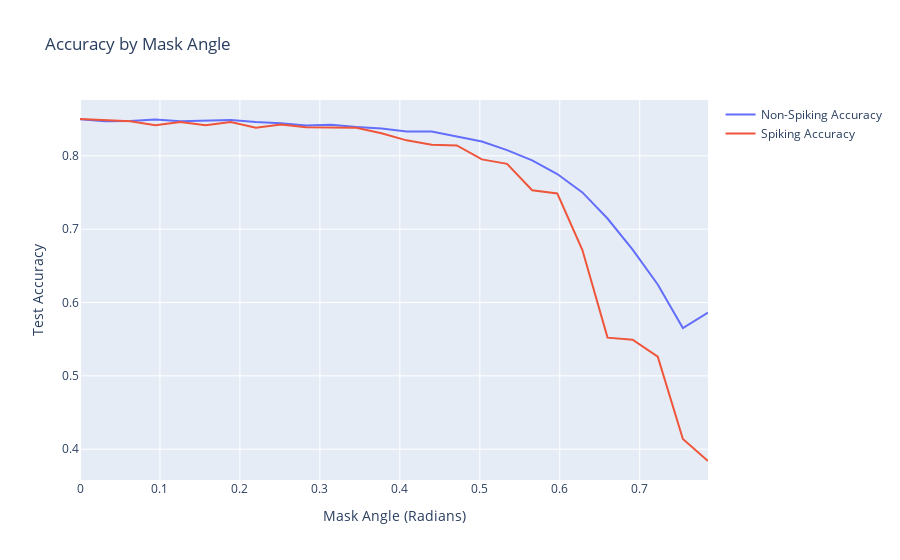

The notebook cell this image was saved under:
### Code cell
fig2 = go.Figure()
    
fig2.add_trace(go.Scatter(x=angles * np.pi, y=all_accuracy, name="Non-Spiking Accuracy"))
fig2.add_trace(go.Scatter(x=angles * np.pi, y=all_accuracy_spk[:,3], name="Spiking Accuracy"))

fig2.update_layout(title="Accuracy by Mask Angle",
                  xaxis_title="Mask Angle (Radians)",
                  yaxis_title="Test Accuracy")

### Figure 1 — Plotly figure (JSON) as saved in the notebook; plotly's stock layout.template omitted (floating-point values rounded to 4 significant figures)
{"data": [{"name": "Non-Spiking Accuracy", "type": "scatter", "x": [0, 0.03142, 0.06283, 0.09425, 0.1257, 0.1571, 0.1885, 0.2199, 0.2513, 0.2827, 0.3142, 0.3456, 0.377, 0.4084, 0.4398, 0.4712, 0.5027, 0.5341, 0.5655, 0.5969, 0.6283, 0.6597, 0.6912, 0.7226, 0.754, 0.7854], "y": [0.8497, 0.847, 0.8475, 0.8496, 0.8473, 0.8485, 0.8487, 0.846, 0.8444, 0.8415, 0.8422, 0.8394, 0.8372, 0.8331, 0.8333, 0.8262, 0.8194, 0.8078, 0.7938, 0.7752, 0.7501, 0.7145, 0.6721, 0.6245, 0.5651, 0.5861, 0.525, 0.4613, 0.3745]}, {"name": "Spiking Accuracy", "type": "scatter", "x": [0, 0.03142, 0.06283, 0.09425, 0.1257, 0.1571, 0.1885, 0.2199, 0.2513, 0.2827, 0.3142, 0.3456, 0.377, 0.4084, 0.4398, 0.4712, 0.5027, 0.5341, 0.5655, 0.5969, 0.6283, 0.6597, 0.6912, 0.7226, 0.754, 0.7854], "y": [0.8502, 0.8484, 0.8471, 0.8416, 0.846, 0.8416, 0.846, 0.8382, 0.8427, 0.8391, 0.8382, 0.8382, 0.8307, 0.8211, 0.8151, 0.8141, 0.7951, 0.789, 0.7531, 0.7487, 0.6715, 0.5521, 0.5492, 0.5262, 0.414, 0.3839, 0.2616, 0.2397, 0.1526]}], "layout": {"title": {"text": "Accuracy by Mask Angle"}, "xaxis": {"title": {"text": "Mask Angle (Radians)"}}, "yaxis": {"title": {"text": "Test Accuracy"}}}}
